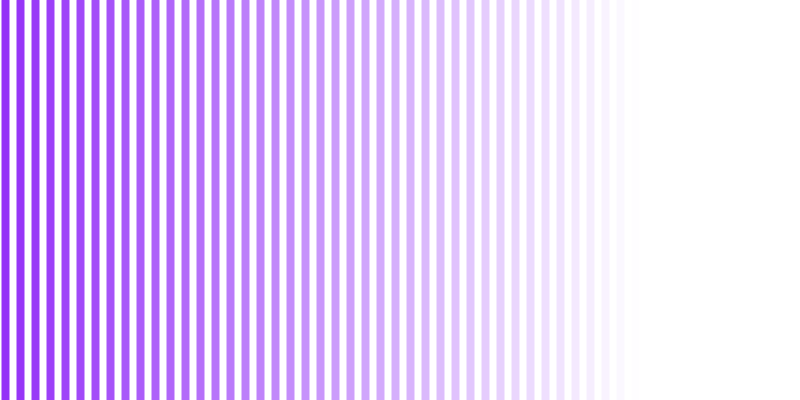
Frame 1 (no input)
Frame 60 (the mouse pressed at the canvas centre just before this capture): identical to frame 1, image omitted
Frame 120 (the mouse held since frame 60 and released just before this capture): identical to frame 1, image omitted

The Processing sketch that drew this single still picture (run headless with seeded random() and noise(); from frame 60 on, the mouse is pressed at the canvas centre):

// Processing sketch: Fading_effect_test
// ── Fading_effect_test.pde
void setup()
{
 size(800, 400);  
  
}


void draw()
{
  background(255, 255, 255); 
  
  stroke(148, 49, 247, 30); 
  strokeWeight(8); 
  int alpha = 255; 
  for(int i = 5; i<=800; i+=15)
  {
    stroke(148, 49, 247, alpha);
   line(i, 0, i, 400); 
   alpha-=6; 
  }
}
